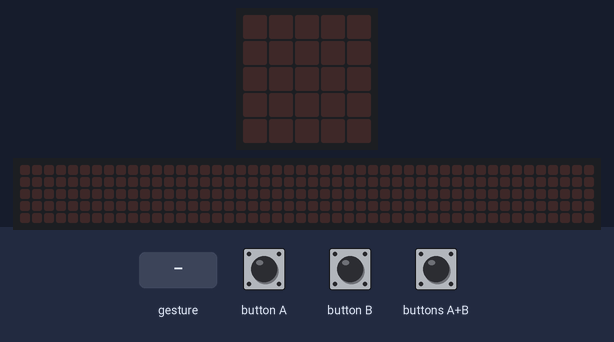
Bench run of a program on a simulated BBC micro:bit (MakeCode). On the bench: the board's 5×5 LED display, a strip that is not on the board, showing the scrolling text unrolled. Inputs (shaded band) come from the test bench. A tilt is held for 1.5 s and a shake lasts 1 s, then the board lies face up again; the 48×5 strip is a reading aid, not a part: it shows the text the display is scrolling, unrolled, one strip-width of it at a time.

Above: at 1.2 s.
1.3 s: button B pressed for 0.15 s
At 3.92 s:
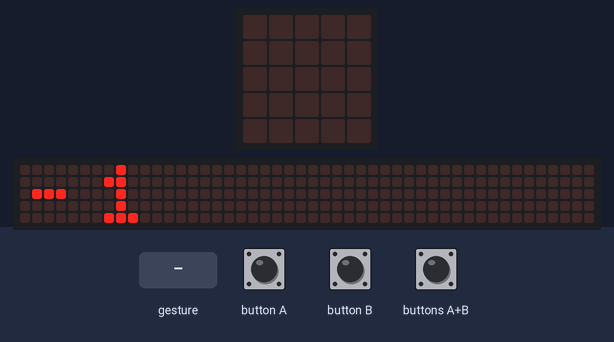
4.3 s: gesture 'logo down'
At 4.55 s:
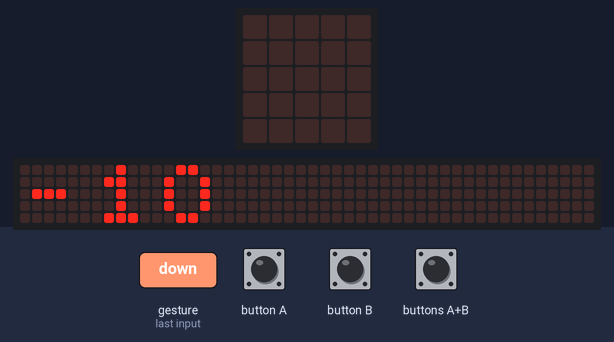
7.3 s: button A pressed for 0.15 s
At 8.15 s:
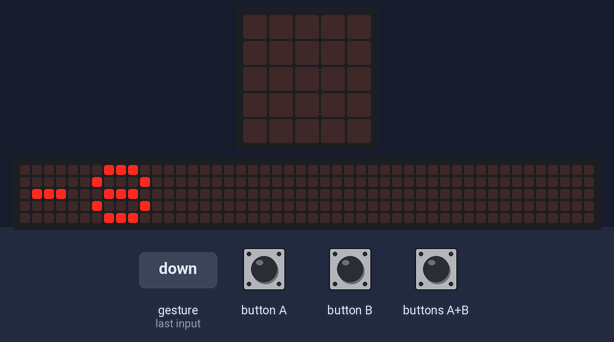
10.3 s: buttons A+B pressed for 0.15 s
At 11.0 s:
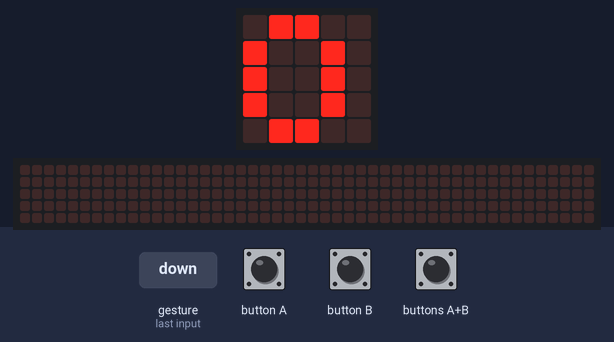
12.2 s: button A pressed for 0.15 s
At 12.9 s:
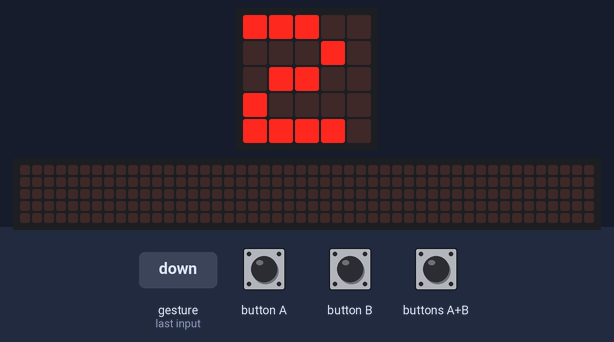
13.8 s: button B pressed for 0.15 s
At 15.3 s:
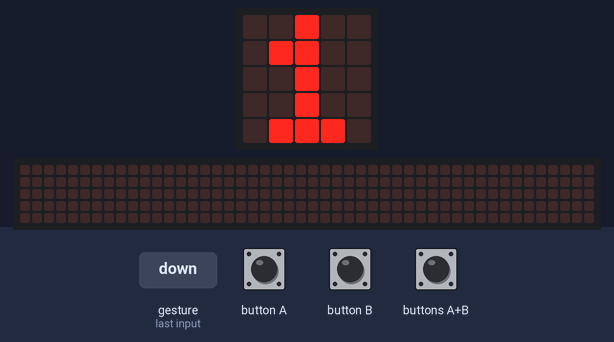
Timing chart, 0 to 16.4 s (numbered marks = the images above; inputs shaded):
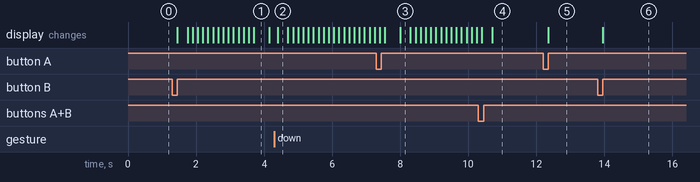

The program:

main.ts
```typescript
let tal = 0
input.onButtonPressed(Button.A, function () {
    tal += 2
    basic.showNumber(tal)
})
input.onButtonPressed(Button.AB, function () {
    tal = 0
    basic.showNumber(tal)
})
input.onButtonPressed(Button.B, function () {
    tal += -1
    basic.showNumber(tal)
})
input.onGesture(Gesture.LogoDown, function () {
    tal = tal * 10
    basic.showNumber(tal)
})
```

test.ts
```typescript
// test ender her, dette bliver ikke kompileret, når denne pakke bruges som en udvidelse.
```

Measured:
- after the input at 1.3 s, the display: changes after 0.15 s (image 1)
- after the input at 4.3 s, the display: changes after 0.10 s (image 2)
- after the input at 12.2 s, the display: changes after 0.15 s (image 5)
- after the input at 13.8 s, the display: changes after 0.15 s (image 6)
- what the display in image 1 shows lasts 0.5 s, from 3.7 s to 4.2 s
